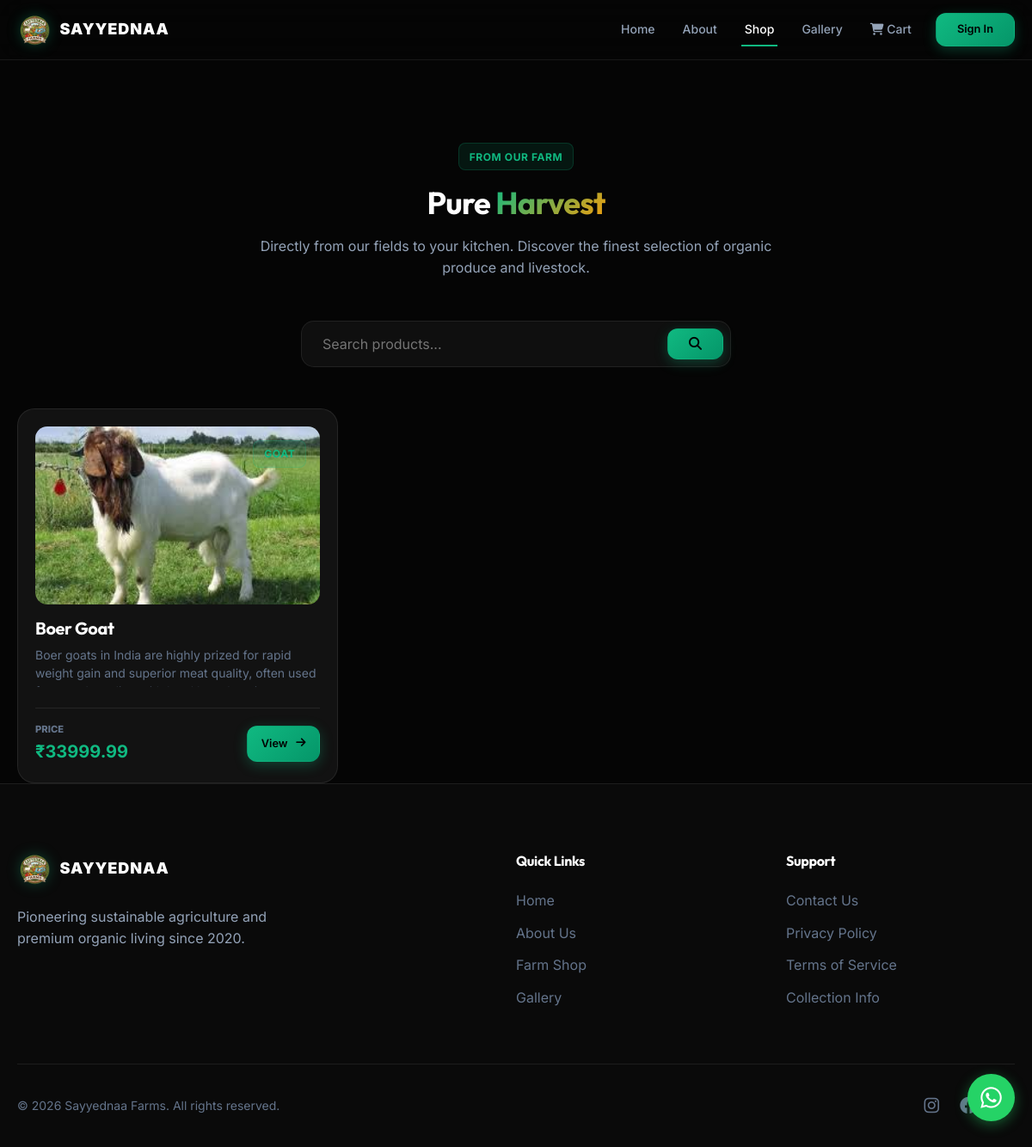
Page /shop/ on the earlier database version.
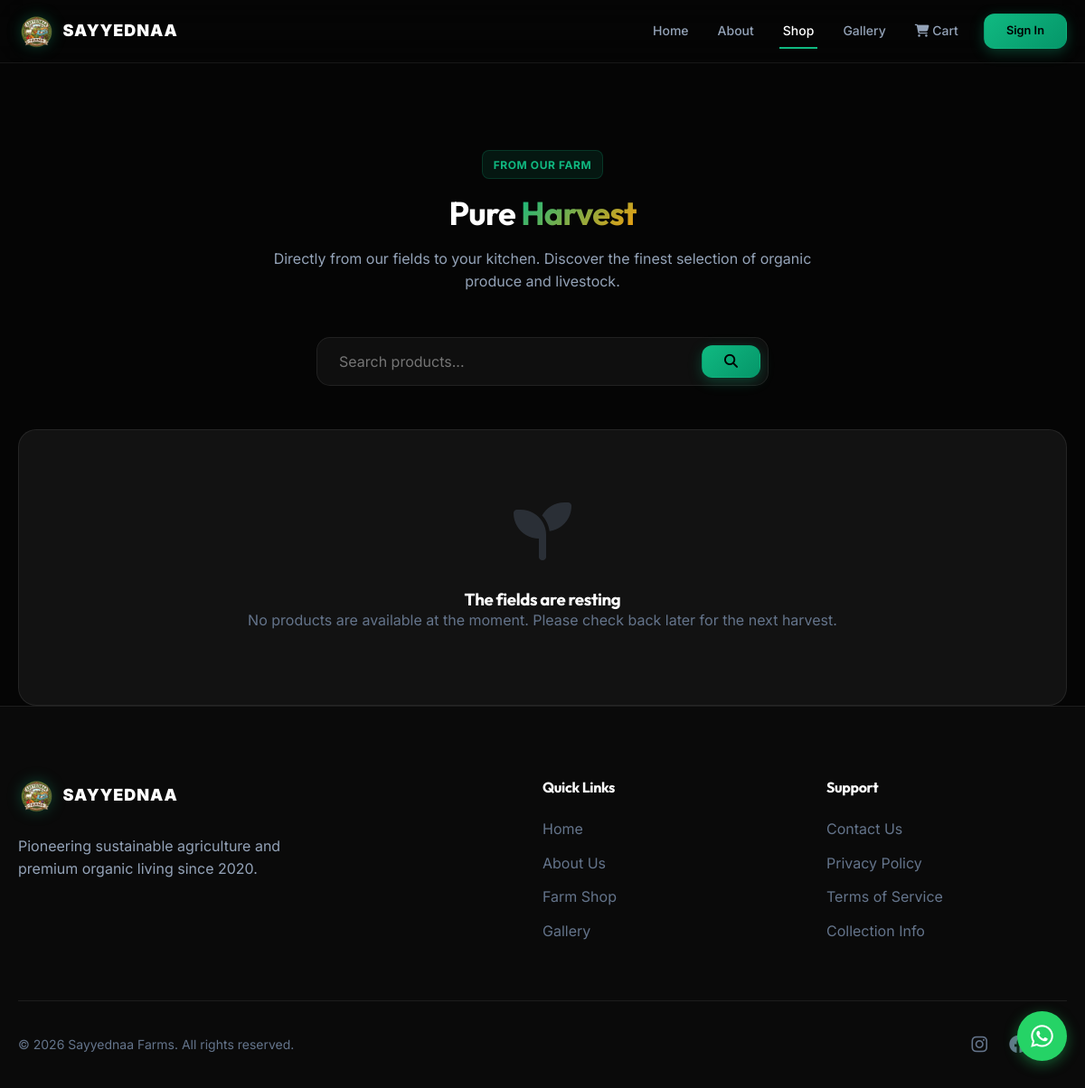
Same page on the later database version.
### shop/models.py (models this page shows, shortened)
class Product(models.Model):
    category = models.ForeignKey(Category, on_delete=models.SET_NULL, null=True, blank=True, related_name='products')
    name = models.CharField(max_length=200)
    description = models.TextField()
    price = models.DecimalField(max_digits=10, decimal_places=2)
    stock = models.IntegerField(default=0)
    image = models.ImageField(upload_to='products/', null=True, blank=True)
    is_active = models.BooleanField(default=True)
    created_at = models.DateTimeField(auto_now_add=True)
    updated_at = models.DateTimeField(auto_now=True)

class Category(models.Model):
    name = models.CharField(max_length=100)
    slug = models.SlugField(unique=True, blank=True)
    class Meta:
        verbose_name_plural = "Categories"

### shop/views.py (the view)
# urls.py: path('', ProductListView.as_view(), name='product_list'),
class ProductListView(ListView):
    model = Product
    template_name = 'shop/product_list.html'
    context_object_name = 'products'
    queryset = Product.objects.filter(is_active=True)

### shop/context_processors.py (called while the page is built)
def cart_count(request):
    count = 0
    if 'cart' in request.session:
        cart = request.session.get('cart', {})
        for qty in cart.values():
            count += qty
    return {'cart_count': count}

### templates/shop/product_list.html (shortened to what this page needs)
{% extends 'base.html' %}
{% load static %}
{% block content %}
<section class="container animate-up" style="padding-top: 6rem;">
    <div class="section-header">
        <span class="badge badge-success" style="margin-bottom: 1rem;">FROM OUR FARM</span>
        <h1 class="section-title">Pure <span class="text-gradient">Harvest</span></h1>
        <p class="section-subtitle">Directly from our fields to your kitchen. Discover the finest selection of organic produce and livestock.</p>
    </div>
    <div style="margin-bottom: 3rem; display: flex; justify-content: center;">
        <div class="glass" style="padding: 0.5rem; border-radius: 15px; width: 100%; max-width: 500px; display: flex; gap: 0.5rem;">
            <input type="text" placeholder="Search products..." style="border: none; background: transparent; padding: 0.5rem 1rem;">
            <button class="btn btn-primary" style="padding: 0.5rem 1.5rem;"><i class="fas fa-search"></i></button>
        </div>
    </div>
    <div class="grid grid-3">
        {% for product in products %}
        <div class="card">
            <div class="card-img-container">
                {% if product.image %}
                <img src="{{ product.image.url }}" alt="{{ product.name }}" class="card-img">
                {% else %}
                <div style="width: 100%; height: 100%; display: flex; align-items: center; justify-content: center; background: #1a1a1a;">
                    <i class="fas fa-shopping-basket" style="font-size: 3rem; color: var(--border-glass);"></i>
                </div>
                {% endif %}
                <span class="badge badge-success" style="position: absolute; top: 1rem; right: 1rem;">{{ product.category.name|default:"Organic" }}</span>
            </div>
            <div style="display: flex; flex-direction: column; gap: 0.5rem;">
                <h3 style="font-size: 1.25rem;">{{ product.name }}</h3>
                <p style="color: var(--text-muted); font-size: 0.875rem; line-height: 1.5; height: 3rem; overflow: hidden;">{{ product.description }}</p>
                <div style="display: flex; justify-content: space-between; align-items: center; margin-top: 1rem; padding-top: 1rem; border-top: 1px solid var(--border-glass);">
                    <div>
                        <span style="display: block; font-size: 0.7rem; color: var(--text-muted); font-weight: 800; text-transform: uppercase;">Price</span>
                        <span style="font-size: 1.25rem; font-weight: 700; color: var(--primary);">₹{{ product.price }}</span>
                    </div>
                    <a href="{% url 'shop:product_detail' product.pk %}" class="btn btn-primary" style="padding: 0.6rem 1rem; font-size: 0.8rem;">
                        View <i class="fas fa-arrow-right"></i>
                    </a>
                </div>
            </div>
        </div>
        {% empty %}
        <div class="card glass" style="grid-column: 1 / -1; text-align: center; padding: 5rem 2rem;">
            <i class="fas fa-seedling" style="font-size: 4rem; color: var(--text-muted); margin-bottom: 2rem; opacity: 0.3;"></i>
            <h3>The fields are resting</h3>
            <p style="color: var(--text-muted);">No products are available at the moment. Please check back later for the next harvest.</p>
        </div>
        {% endfor %}
    </div>
</section>
{% endblock %}

### templates/base.html (shortened to what this page needs)
<!DOCTYPE html>
{% load static %}
<html lang="en">
<head>
    <link rel="stylesheet" href="https://cdnjs.cloudflare.com/ajax/libs/font-awesome/6.4.0/css/all.min.css">
    {% load static %}
    <link rel="stylesheet" href="{% static 'css/style.css' %}">
</head>
<body>
    <header>
        <div class="container nav-flex">
            <a href="{% url 'core:home' %}" class="logo">
                <img src="{% static 'img/logo.png' %}" alt="Sayyednaa Farms">
                <span class="logo-text">SAYYEDNAA</span>
            </a>
            <nav class="desktop-menu">
                <a href="{% url 'core:home' %}" class="nav-link">Home</a>
                <a href="{% url 'core:about' %}" class="nav-link">About</a>
                <a href="{% url 'shop:product_list' %}" class="nav-link">Shop</a>
                <a href="{% url 'core:gallery' %}" class="nav-link">Gallery</a>
                <a href="{% url 'shop:cart' %}" class="nav-link">
                    <i class="fas fa-shopping-cart"></i> Cart
                </a>
                {% if user.is_authenticated %}
                    <a href="{% url 'core:profile' %}" class="nav-link">Account</a>
                    {% if user.is_staff %}
                        <a href="{% url 'core:dashboard' %}" class="btn btn-outline" style="padding: 0.5rem 1rem; font-size: 0.8rem;">Admin</a>
                    {% endif %}
                {% else %}
                    <a href="{% url 'core:login' %}" class="btn btn-primary" style="padding: 0.5rem 1.5rem; font-size: 0.8rem;">Sign In</a>
                {% endif %}
            </nav>
        </div>
    </header>
    <a href="https://wa.me/916388757553" class="whatsapp-float" target="_blank">
        <i class="fab fa-whatsapp"></i>
    </a>
    <main>
        {% block content %}{% endblock %}
    </main>
    <footer class="footer-v2">
        <div class="container">
            <div class="footer-grid">
                <div>
                    <a href="{% url 'core:home' %}" class="logo" style="margin-bottom: 1.5rem;">
                        <img src="{% static 'img/logo.png' %}" alt="Logo">
                        <span class="logo-text">SAYYEDNAA</span>
                    </a>
                    <p style="color: var(--text-secondary); max-width: 300px;">Pioneering sustainable agriculture and premium organic living since 2020.</p>
                </div>
                <div>
                    <h4 style="margin-bottom: 1.5rem;">Quick Links</h4>
                    <ul style="list-style: none; display: flex; flex-direction: column; gap: 0.75rem;">
                        <li><a href="{% url 'core:home' %}" style="color: var(--text-muted);">Home</a></li>
                        <li><a href="{% url 'core:about' %}" style="color: var(--text-muted);">About Us</a></li>
                        <li><a href="{% url 'shop:product_list' %}" style="color: var(--text-muted);">Farm Shop</a></li>
                        <li><a href="{% url 'core:gallery' %}" style="color: var(--text-muted);">Gallery</a></li>
                    </ul>
                </div>
                <div>
                    <h4 style="margin-bottom: 1.5rem;">Support</h4>
                    <ul style="list-style: none; display: flex; flex-direction: column; gap: 0.75rem;">
                        <li><a href="{% url 'core:contact' %}" style="color: var(--text-muted);">Contact Us</a></li>
                        <li><a href="{% url 'core:privacy' %}" style="color: var(--text-muted);">Privacy Policy</a></li>
                        <li><a href="{% url 'core:terms' %}" style="color: var(--text-muted);">Terms of Service</a></li>
                        <li><a href="{% url 'core:shipping' %}" style="color: var(--text-muted);">Collection Info</a></li>
                    </ul>
                </div>
            </div>
            <div class="footer-bottom">
                <p>&copy; 2026 Sayyednaa Farms. All rights reserved.</p>
                <div style="display: flex; gap: 1.5rem; font-size: 1.25rem;">
                    <a href="#"><i class="fab fa-instagram"></i></a>
                    <a href="#"></a>
                    <a href="#"></a>
                </div>
            </div>
        </div>
    </footer>
</body>
</html>

Differences in the rows shown:
removed Product: image (picture), category.name "GOAT", name "Boer Goat", description "Boer goats in India are highly prized for rapid weight gain and superior meat quality, often used…", price "33999.99"
Other differences:
text now shown: "The fields are resting No products are available at the moment. Please check back later for the next harvest."
